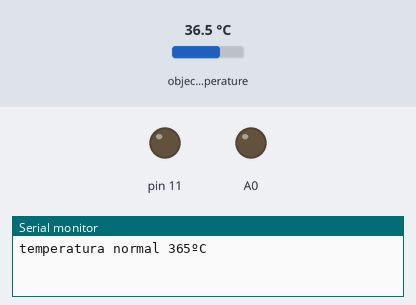
This sketch was run on a simulated Arduino Uno, built with avr-gcc and run on an emulated ATmega328P. Parts: output pins drawn as LEDs (lit = HIGH), the last lines printed to the serial monitor. The test bench sets the inputs (shaded band); at power-on: object temperature 36.5 °C.

Above: at 1.2 s.
1.3 s: object temperature set to 37.8 °C
5.0 s: object temperature set to 38.5 °C
At 7.8 s:
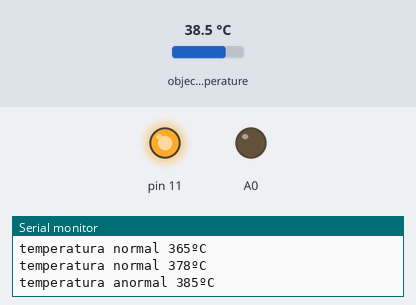
12.1 s: object temperature set to 32 °C
At 14.8 s:
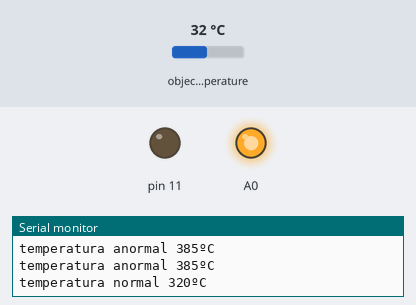
19.2 s: object temperature set to 39 °C
At 22.4 s:
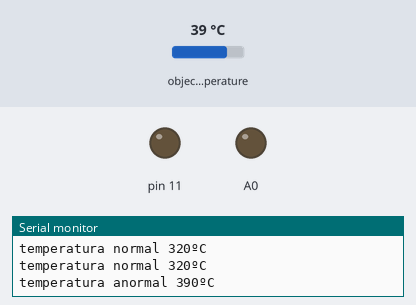
Timing chart, 0 to 27.0 s (numbered marks = the images above; inputs shaded):
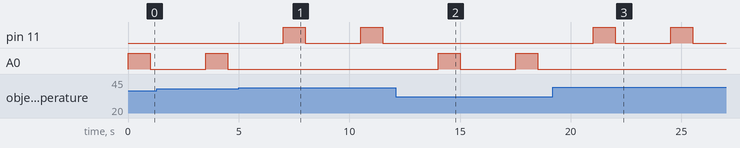

Measured:
- the behaviour switches between 38 and 38.1 °C on object temperature (found by bisection; images 0 and 1)
- after the input at 5.0 s, pin 11: alternates HIGH for 1.0 s and LOW for 2.5 s, starting after 2.0 s; A0: stops changing and stays LOW
- after the input at 12.1 s, pin 11: stops changing and stays LOW; A0: alternates HIGH for 1.0 s and LOW for 2.5 s, starting after 1.9 s
- after the input at 19.2 s, pin 11: alternates HIGH for 1.0 s and LOW for 2.5 s, starting after 1.8 s; A0: stops changing and stays LOW

The sketch:

Sensor_de_temperatura.ino
```cpp
#include <Wire.h>
#include <SoftwareSerial.h>
#include <Adafruit_MLX90614.h>
Adafruit_MLX90614 mlx = Adafruit_MLX90614();

   void setup() {
  Serial.begin(9600);
  mlx.begin();
  pinMode(A0, OUTPUT);
  pinMode(11, OUTPUT);
       }
  int value_D0;
  void loop() {


 int temp;
 temp = round (mlx.readObjectTempC  ()*10 );


  if (temp>=290 && temp<=380){
  Serial.print ("temperatura normal ");
  Serial.print(temp );
  Serial.println("ºC");


  digitalWrite(A0, HIGH);

  delay (1000);
  digitalWrite(A0, LOW);


  } else{
     digitalWrite(A0,LOW);

  }

  if (temp>=381){
  Serial.print ("temperatura anormal ");
  Serial.print(temp );
  Serial.println("ºC");
  digitalWrite(11,HIGH);
  delay (1000);
  digitalWrite(11,LOW);

  } else{
     digitalWrite(11,LOW);

  }

  delay(2500);

}
```
